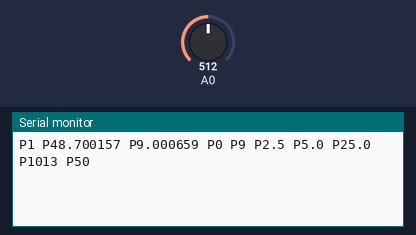
Bench run of a sketch on a simulated Arduino Uno, built with avr-gcc and run on an emulated ATmega328P. Parts: the last lines printed to the serial monitor. The test bench sets the inputs (shaded band); at power-on: A0 = 512. Random numbers use the default seed unless the sketch sets one.

Above: at 1.8 s.
1.9 s: A0 set to 716
At 2.8 s:
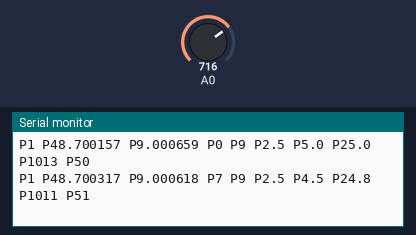
3.4 s: A0 set to 900
At 4.4 s:
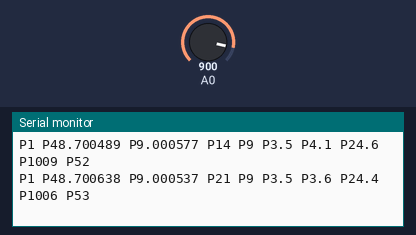
Timing chart, 0 to 6.4 s (numbered marks = the images above; inputs shaded):
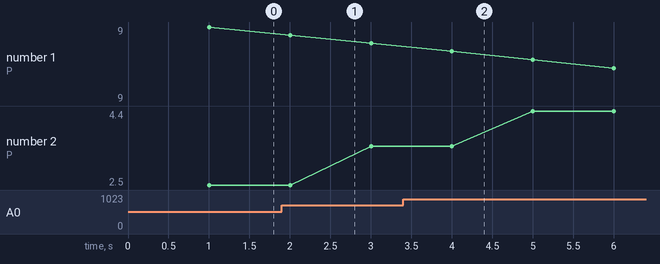

Measured:
- plotted number 2: 2.5 → 3.5 after the input at 1.9 s, 3.5 → 4.4 after the input at 3.4 s

The sketch:

test_data_creator.ino
```cpp
/**
 * Test data generator with configuration parameters to simulate a hole flight of the balloon
 * @author Frank Holzwarth
 *
 * @version 1.0 January 2nd 2013
 */

/* Global output and count pointer */
int pointer;
char testDataOutput[180];

/* Test debug infos on/off */
//#define TestDebug

/* data format, only one simultaneously */
//#define CSVFormat
#define FormatVersion1

/* globale variables of the microcontroller wit start values */
float longitude = 9.000700000f;
float latitude = 48.7000000000f;
float temperatureInside = 12.340f;
float temperatureOutside = -3.450f;
float humidity = 12.340f;
float pressure = 67.8900f;
float batteryLevel = 5.0f;
float precision = 99.9;
int sequenceNumber = 1;
int altitude = 0; // in 10m

/*
 * Test mode configuration variables and global variables
 * With the configuration variables the test baviour can be controlled
 */

/* config variables of the test flight */
long timeToFinishFlight = 10; // in minutes 80% ascent 20% descent
long maxHeight = 35000; // in meters
float pressureGround = 1013.25f; // in millibar
float pressureSummit = 5.58924f; // in millibar
long outputFrequency = 1000; // in milliseconds
int windVelocityRate = 6; // Beaufort scale
float windVelocityFactor = 1.5f; // bonus for velocity rate if movement is too minimal
float parachuteResistanceDeduction = 0.5f; // the value the resitance of the balloon differs from the parachte
float backupDataDiffer = 1.0; // backup data will differ about this factor (percentage)
/* global variables to perform the flight */
long actualHeight = 0; // in meters, in normal mode from GPS Tracker
long millisToReach = timeToFinishFlight * 60 * 1000; // timefactor
long millisSummit = millisToReach * 0.80f;
float windMin = 0.0f; // wind min of the windlevel
float windMax = 0.0f; // wind max of the windlevel
long WindchangeRate = 10000; // in milliseconds
float WindChangeAngle = 0.0f; // math angle for 360°
float heightFactor = 0; // percentage
unsigned long time = 0; // actual time the micro controller is running
float windAngle = 0.0f; // wind blows in this direction
unsigned int roundsWindBlows = 0; // rounds the wind angle will be changed
boolean descentFlight = false; // is the balloon is in the desenct or ascent phase of the flight
int roundsForPrecision = 0; // How many rounds does the prcision holds

void setup() {
    Serial.begin(9600); // init serial port with 9600 baud
    windConfiguration();
}

void loop() {
    if (time < (millisToReach + outputFrequency)) {
        calculateTestData();
        sendTestData();
    }
}


/* -- serial communication -- */

/**
 * print a new line to serial line
 * Used for a centralized spot to change the output source
 * @param str char array to print
 */
void outputTestData(char str[]) {
    Serial.println(str);
}

/**
 * print to a line without a line break
 * Used for a centralized spot to change the output source
 * @param str char array to print
 */
void printSerial(char str[]) {
    Serial.print(str);
}

/**
 * print csv seperated part of the csv output to the serial port
 * Used for a centralized spot to change the output source
 * @param str char array to print
 */
void addTransmissionCSV(char str[]) {
    strcat(testDataOutput, str);
    strcat(testDataOutput, ";");
}

/**
 * print csv seperated part of the csv output to the serial port
 * last part of the CSV output
 * Used for a centralized spot to change the output source
 * @param str char array to print
 */
void addTransmission(char str[]) {
    strcat(testDataOutput, str);
}

/**
 * Creates the output of the tesdata in the required format
 * The format depends on the defined precompiled annotation
 */
void createTestData() {

    strcpy(testDataOutput, "");

    time = millis();
    long calculatedDelay = (round(time / outputFrequency) * outputFrequency);
    delay(outputFrequency - (time - calculatedDelay));
    time = millis();


#ifdef CSVFormat
    sequenceNumber++;

    char buf[15];
    int accuracy = 3;
    // Min. 6 chars wide incl. decimal point, 2 digits right of decimal
    dtostrf(longitude, 0, 8, buf);
    addTransmissionCSV(buf);
    dtostrf(latitude, 0, 8, buf);
    addTransmissionCSV(buf);
    dtostrf(temperatureInside, 0, accuracy, buf);
    addTransmissionCSV(buf);
    dtostrf(temperatureOutside, 0, accuracy, buf);
    addTransmissionCSV(buf);
    dtostrf(humidity, 0, accuracy, buf);
    addTransmissionCSV(buf);
    dtostrf(pressure, 0, accuracy, buf);
    addTransmissionCSV(buf);
    sprintf(buf, "%lu", time);
    addTransmission(buf);


#else
#endif

#ifdef FormatVersion1

    pointer = 0;
    memset(testDataOutput, 0, 180);

    addIntgerToTransmission(sequenceNumber);
    testDataOutput[pointer++] = ' ';

    pointer += formatFloat(latitude, 2, 6, testDataOutput + pointer);
    testDataOutput[pointer++] = ' ';

    pointer += formatFloat(longitude, 2, 6, testDataOutput + pointer);
    testDataOutput[pointer++] = ' ';

    addIntgerToTransmission(altitude);
    testDataOutput[pointer++] = ' ';

    addIntgerToTransmission((int) (precision));
    testDataOutput[pointer++] = ' ';

    pointer += formatFloat(batteryLevel, 1, 1, testDataOutput + pointer);
    testDataOutput[pointer++] = ' ';

    pointer += formatFloat(temperatureOutside, 1, 1, testDataOutput + pointer);
    testDataOutput[pointer++] = ' ';

    pointer += formatFloat(temperatureInside, 1, 1, testDataOutput + pointer);
    testDataOutput[pointer++] = ' ';

    addIntgerToTransmission((int) pressure);
    testDataOutput[pointer++] = ' ';

    addIntgerToTransmission((int) humidity);
    testDataOutput[pointer++] = ' ';

#else
#endif
}

/**
 * Formats the integer to the expected aspects (When positiv P before the digit, when negative the minus remains)
 * @param value number to format
 */
void addIntgerToTransmission(int value) {
    if (value >= 0) {
        testDataOutput[pointer++] = 'P';
    }
    pointer += sprintf(testDataOutput + pointer, "%1d", value);

}

/**
 * Formats the given float with <precision> decimal digits
 * @param num The number to format
 * @param decPrecision The number of digits after the comma
 * @param buffer OUT the formated string
 * @return The number of chars written
 */
int formatFloat(const float num, const int width, const int precision, char *buffer) {
    char tmp[15];
    int length;

    dtostrf(num, width, precision, tmp + 1);
    tmp[0] = 'P';
    length = strlen(tmp);

    byte offset = (num >= 0 ? 0 : 1);
    strcpy(buffer, tmp + offset);
    return length - offset;
}

/**
 * Wind velocity scala interpretation,
 * the given scale value of the beaufort wind scale will give the wind change rate, wind change angle, wind max speed, wind min spped
 */
void windConfiguration() {
    switch (windVelocityRate) {
        case 0:
            WindchangeRate = 40000; // milliseconds
            WindChangeAngle = 5.0f; // Angle that wind will change after the changerate has reached
            windMin = 0.0f; // minimal wind strenght for this wind level
            windMax = 0.2f;
            break;
        case 1:
            WindchangeRate = 35000; // milliseconds
            WindChangeAngle = 7.50f; // Angle that wind will change after the changerate has reached
            windMin = 0.3f; // minimal wind strenght for this wind level
            windMax = 1.5f; // maximum wind strenght for this wind level
            break;
        case 2:
            WindchangeRate = 30000; // milliseconds
            WindChangeAngle = 10.0f; // Angle that wind will change after the changerate has reached
            windMin = 1.6f; // minimal wind strenght for this wind level
            windMax = 3.3f; // maximum wind strenght for this wind level
            break;
        case 3:
            WindchangeRate = 27500; // milliseconds
            WindChangeAngle = 12.5f; // Angle that wind will change after the changerate has reached
            windMin = 3.4f; // minimal wind strenght for this wind level
            windMax = 5.4f; // maximum wind strenght for this wind level
            break;
        case 4:
            WindchangeRate = 25000; // milliseconds
            WindChangeAngle = 15.0f; // Angle that wind will change after the changerate has reached
            windMin = 5.5f; // minimal wind strenght for this wind level
            windMax = 7.9f; // maximum wind strenght for this wind level
            break;
        case 5:
            WindchangeRate = 22500; // milliseconds
            WindChangeAngle = 17.5f;
            windMin = 8.0f; // minimal wind strenght for this wind level
            windMax = 10.7f; // maximum wind strenght for this wind level
            break;
        case 6:
            WindchangeRate = 20000; // milliseconds
            WindChangeAngle = 20.0f; // Angle that wind will change after the changerate has reached
            windMin = 10.8f; // minimal wind strenght for this wind level
            windMax = 13.8f; // maximum wind strenght for this wind level
            break;
        case 7:
            WindchangeRate = 20000; // milliseconds
            WindChangeAngle = 22.5f; // Angle that wind will change after the changerate has reached
            windMin = 13.9f; // minimal wind strenght for this wind level
            windMax = 17.1f; // maximum wind strenght for this wind level
            break;
        case 8:
            WindchangeRate = 17500; // milliseconds
            WindChangeAngle = 25.0f; // Angle that wind will change after the changerate has reached
            windMin = 17.2f; // minimal wind strenght for this wind level
            windMax = 20.7f; // maximum wind strenght for this wind level
            break;
        case 9:
            WindchangeRate = 17500; // milliseconds
            WindChangeAngle = 27.5f; // Angle that wind will change after the changerate has reached
            windMin = 20.8f; // minimal wind strenght for this wind level
            windMax = 24.4f; // maximum wind strenght for this wind level
            break;
        case 10:
            WindchangeRate = 17500; // milliseconds
            WindChangeAngle = 30.0f; // Angle that wind will change after the changerate has reached
            windMin = 24.5f; // minimal wind strenght for this wind level
            windMax = 28.4f; // maximum wind strenght for this wind level
            break;
        case 11:
            WindchangeRate = 15000; // milliseconds
            WindChangeAngle = 17.5f; // Angle that wind will change after the changerate has reached
            windMin = 28.5f; // minimal wind strenght for this wind level
            windMax = 32.6f; // maximum wind strenght for this wind level
            break;
        case 12:
            WindchangeRate = 12500; // milliseconds
            WindChangeAngle = 17.5f; // Angle that wind will change after the changerate has reached
            windMin = 32.7f; // minimal wind strenght for this wind level
            windMax = 56.0f; // maximum wind strenght for this wind level
            break;
        default:;
    }

}

/**
 * main test data create method
 * all used creation methods gathered
 */
void calculateTestData() {
    calculateActuallHeight();
    calculateGPSCoordinates();
    calculateTemperatureInside();
    calculateTemperatureOutside();
    calculateHumidity();
    calculatePressure();
    calculatePrecision();
    calculateBatteryLevel();
}

/**
 * Calculates the next random step GPS Position using the beaufort scale related configuration values
 */
void calculateGPSCoordinates() {

    if (roundsWindBlows == 0) {
        int roundsToGo = WindchangeRate / outputFrequency;
        int minRounds = roundsToGo * 0.75;
        int maxRounds = roundsToGo * 1.25;
        roundsWindBlows = random(minRounds, maxRounds);
        float r = (float) rand() / (float) RAND_MAX;

        float randomCalculatedAngle = WindChangeAngle * r;
        r = (float) rand() / (float) RAND_MAX;
        if (r < 0.5) {
            randomCalculatedAngle = -randomCalculatedAngle;
        }

        windAngle = fmod(randomCalculatedAngle, 360.0f);
        if (windAngle < 0) {
            windAngle = 360 + windAngle;
        }

#ifdef TestDebug
        char buf[15];
        dtostrf(roundsWindBlows, 0, 10, buf);
        outputTestData("Rounds that the Wind blows:");
        outputTestData(buf);
        dtostrf(windAngle, 0, 10, buf);
        outputTestData("Random angle");
        outputTestData(buf);
#else
#endif
    }
    roundsWindBlows--;
    float r = (float) rand() / (float) RAND_MAX;
    float flyVector = (((r * (windMax - windMin)) + windMin)*1000 / outputFrequency) * windVelocityFactor;
    if (descentFlight) {
        flyVector = flyVector * parachuteResistanceDeduction;
    }

    extrapolate(latitude, longitude, windAngle, flyVector);

}

/**
 * Calculates the next point on the GPS grip
 * @param originLat Start GPS latitude of the calculation
 * @param originLon Start GPS longitude of the calculation
 * @param courseToGo The Angle the calculation will go in degrees
 * @param distance The distance the calculation will go in meters
 */
void extrapolate(float originLat, float originLon, float courseToGo, float distance) {

    float DEGREE_DISTANCE_AT_EQUATOR = 111329.0f;
    float EARTH_RADIUS = 6378137.0f;
    float MINUTES_TO_METERS = 1852.0f;
    float DEGREE_TO_MINUTES = 60.0f;

    float crs = toRadians(courseToGo);
    float d12 = toRadians(distance / MINUTES_TO_METERS / DEGREE_TO_MINUTES);
    float lat1 = toRadians(originLat);
    float lon1 = toRadians(originLon);
    float lat = asin(sin(lat1) * cos(d12) + cos(lat1) * sin(d12) * cos(crs));
    float dlon = atan2(sin(crs) * sin(d12) * cos(lat1), cos(d12) - sin(lat1) * sin(lat));
    float lon = fmod((lon1 + dlon + PI), (2 * PI) - PI);

    latitude = toDegree(lat);
    longitude = toDegree(lon);

    // Debug information
#ifdef TestDebug
    char buf[15];
    int accuracy = 20;
    dtostrf(crs, 4, accuracy, buf);
    printSerial("crs ");
    outputTestData(buf);
    dtostrf(d12, 4, accuracy, buf);
    printSerial("d12 ");
    outputTestData(buf);
    dtostrf(lat1, 4, accuracy, buf);
    printSerial("lat1 ");
    outputTestData(buf);
    dtostrf(lon1, 4, accuracy, buf);
    printSerial("lon1 ");
    outputTestData(buf);
    dtostrf(lat, 4, accuracy, buf);
    printSerial("lat ");
    outputTestData(buf);
    dtostrf(dlon, 4, accuracy, buf);
    printSerial("dlon ");
    outputTestData(buf);
    dtostrf(lon, 4, accuracy, buf);
    printSerial("lon ");
    outputTestData(buf);
#else
#endif

}

/**
 * Converts the degree value to radians
 * @param degree The value that will converted to radians
 * @return The value converted to radians
 */
float toRadians(float degree) {
    return degree * PI / 180;
}

/**
 * Converts the radians value to degree
 * @param radian The value that will converted to degree
 * @return The value converted to degree
 */
float toDegree(float radian) {
    return radian * 180 / PI;
}

/**
 * Create the altitude value from the time value
 */
void calculateActuallHeight() {
    if (time < millisSummit) {

        actualHeight = (float) maxHeight * ((float) time / (float) millisSummit);
    } else {
        if (time < millisToReach) {
            // set value if the balloon is going down
            if (!descentFlight) {
                descentFlight = true;
            }
            actualHeight = maxHeight * ((millisToReach - millisSummit)-(time - millisSummit)) / (millisToReach - millisSummit);
        } else {
            actualHeight = 0;
        }
    }
    heightFactor = (float) actualHeight / (float) maxHeight;
    altitude = actualHeight / 10;
}

/**
 * Simulate the inside temperature behavior with binomial equation (0.16x^2-4x+25)
 */
void calculateTemperatureInside() {
    float inputFactor = 25.0f;
    temperatureInside = 0.16 * (heightFactor * inputFactor) * (heightFactor * inputFactor) - 4 * (heightFactor * inputFactor) + 25;
}

/**
 * Simulate the outside temperature behavior with binomial equation (0.35x^2-9x+5)
 */
void calculateTemperatureOutside() {
    float inputFactor = 25.0f;
    temperatureOutside = 0.35 * (heightFactor * inputFactor) * (heightFactor * inputFactor) - 9 * (heightFactor * inputFactor) + 5;
}

/**
 * Simulate the humidity behavior with sine equation (50 * sin(0.1 * x) + 50)
 */
void calculateHumidity() {
    humidity = 50.0f * sin(0.1f * heightFactor * 100.0f) + 50.0f;
}

/**
 * Calculates the presure during the flight
 * linear function to the topvalue multiplied with the height
 */
void calculatePressure() {
    pressure = ((pressureGround - pressureSummit) * (1.0f - heightFactor)) + pressureSummit;
}

/**
 * Some random precision GPS calculation
 * value holds for some rounds also random calculated
 */
void calculatePrecision() {
    if (roundsForPrecision <= 0) {
        precision = (rand() / (double) RAND_MAX) * 100;
        roundsForPrecision = random(5, 20);
    } else {
        roundsForPrecision--;
    }
}

/**
 * For test data calculation the voltage value of the Arduino port will be read
 */
void calculateBatteryLevel() {
    // read Voltage from analouge port
    batteryLevel = analogRead(A0) * (5.0 / 1023.0);

}

/**
 * Create the test data an print it
 */
void sendTestData() {
    createTestData();
    outputTestData(testDataOutput);
}
```
